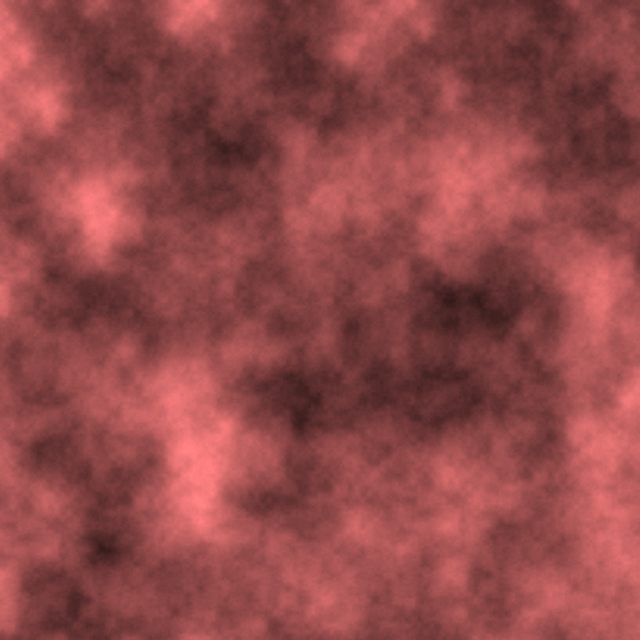
Frame 1 (no input)
Frame 60 (the mouse pressed at the canvas centre just before this capture): identical to frame 1, image omitted
Frame 120 (the mouse held since frame 60 and released just before this capture): identical to frame 1, image omitted

The Processing sketch that drew this single still picture (run headless with seeded random() and noise(); from frame 60 on, the mouse is pressed at the canvas centre):

// Processing sketch: exercise_1_8
// ── exercise_1_8.pde
int height = 640;
int width = 640;

void setup() 
{
  size(640, 640);
}

void draw() {
  loadPixels();
  float xoff = 0.0;
  for (int x = 0; x < width; x+=1) {
    float yoff = 0.0;
    for (int y = 0; y < height; y+=1) {
      noiseDetail(8,0.6);
      float brightness = map(noise(xoff,yoff),0,1,0,255);
      pixels[x+y*width] = color(brightness, brightness / 2, brightness / 2);
      yoff += 0.01;
    }
    xoff += 0.01;
  }
  updatePixels();
}
